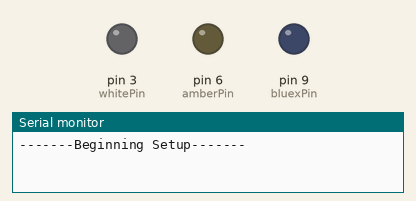
Recording of a sketch running on a simulated Arduino Uno, built with avr-gcc and run on an emulated ATmega328P. Parts: output pins drawn as LEDs (lit = HIGH), the last lines printed to the serial monitor. Random numbers use the default seed unless the sketch sets one.

Above: at 0.15 s.
At 5.34 s:
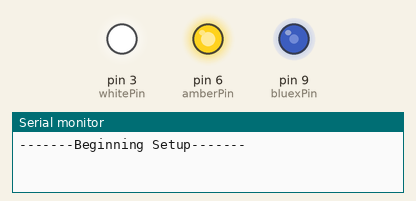
At 10.36 s:
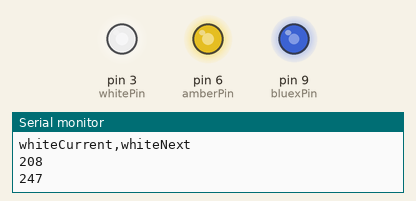
At 18.68 s:
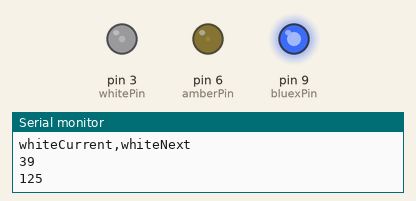
At 27.39 s:
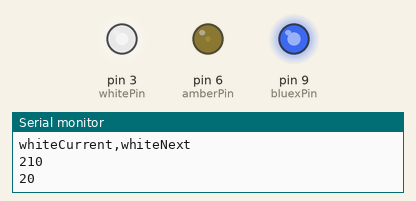
At 38.98 s:
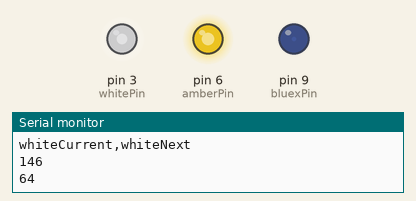
Timing chart, 0 to 40.0 s (numbered marks = the images above):
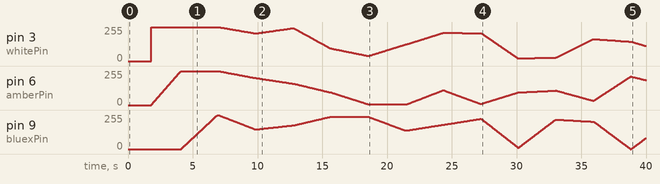

The sketch:

starryNightlight.ino
```cpp
// ---Customize these paramters---
const int mins=15;
const int loopsPerMin=20;
const int stepsPerLoop=256;
// ---Stop customizing---

const int loops=mins*loopsPerMin;
const long delayTime = 60000/loopsPerMin/stepsPerLoop;
float stepFrac;

// These can be adjusted to fix drivers that don't dither well
int ledMaxLevel=255;
int ledMinLevel=0;

int whitePin=3;
int amberPin=6;
int bluexPin=9;
const int shutoffPin = 2;

int whiteBound; int whiteCurrent; int whiteTmp; int whiteDiff; int whiteNext;
int amberBound; int amberCurrent; int amberTmp; int amberDiff; int amberNext;
int bluexBound; int bluexCurrent; int bluexTmp; int bluexDiff; int bluexNext;

void setup() {
	Serial.begin(9600);
	Serial.println("-------Beginning Setup-------");
	digitalWrite(shutoffPin,LOW);
	analogWrite(whitePin,0);
	analogWrite(amberPin,0);
	analogWrite(bluexPin,0);
	// Fade up the white LED
	whiteBound = ledMaxLevel;
	for (int i = 0; i <= whiteBound; i++) {
	  analogWrite(whitePin,i);
	  delay(7);
	  }
	whiteCurrent=whiteBound;
	// Fade up the amber LED
	amberBound = ledMaxLevel;
for (int i = 0; i <= amberBound; i++) {
    analogWrite(amberPin,i);
    delay(9);
    }
	amberCurrent=amberBound;
	// Fade up the bluex LED
	bluexBound = ledMaxLevel;
for (int i = 0; i <= bluexBound; i++) {
    analogWrite(bluexPin,i);
    delay(11);
    }
	bluexCurrent=bluexBound;
	randomSeed(analogRead(0)); // Set the random number seed by reading noise from pin 0
	Serial.println("-------Setup complete-------");
	// Loop from full to off very slowly

  for (int i=1;i<=loops;i++) {
	  // Get a set of max values (decreases over time
	  bluexBound=255*((loops-((float)i/0.75))/loops); if(bluexBound<0) {bluexBound=0;}
	  amberBound=255*((loops-((float)i/0.85))/loops); if(amberBound<0) {amberBound=0;}
	  whiteBound=255*((loops-((float)i/1.00))/loops); if(whiteBound<0) {whiteBound=0;}

    bluexNext=random(bluexBound); bluexDiff=bluexNext-bluexCurrent;
    amberNext=random(amberBound); amberDiff=amberNext-amberCurrent;
    whiteNext=random(whiteBound); whiteDiff=whiteNext-whiteCurrent;

   Serial.println("bluexCurrent,bluexNext");
   Serial.println(bluexCurrent);
   Serial.println(bluexNext);

   Serial.println("amberCurrent,amberNext");
   Serial.println(amberCurrent);
   Serial.println(amberNext);

   Serial.println("whiteCurrent,whiteNext");
   Serial.println(whiteCurrent);
   Serial.println(whiteNext);

    for (int step=0;step<=stepsPerLoop;step++) {
      stepFrac=(float)step/stepsPerLoop;

      bluexTmp=bluexCurrent+(bluexDiff*stepFrac); analogWrite(bluexPin,bluexTmp);
      amberTmp=amberCurrent+(amberDiff*stepFrac); analogWrite(amberPin,amberTmp);
      whiteTmp=whiteCurrent+(whiteDiff*stepFrac); analogWrite(whitePin,whiteTmp);

      delay(delayTime);
    }

    bluexCurrent=bluexNext;
    amberCurrent=amberNext;
    whiteCurrent=whiteNext;
  }
  shutDown();
}

void loop() {
}

void shutDown(){
  Serial.print("Shutting down. ");
  int runtimeResult=millis();
  digitalWrite(shutoffPin,HIGH);
  Serial.print("Runtime was: "); Serial.print(runtimeResult);
  digitalWrite(shutoffPin,LOW);
}
```
